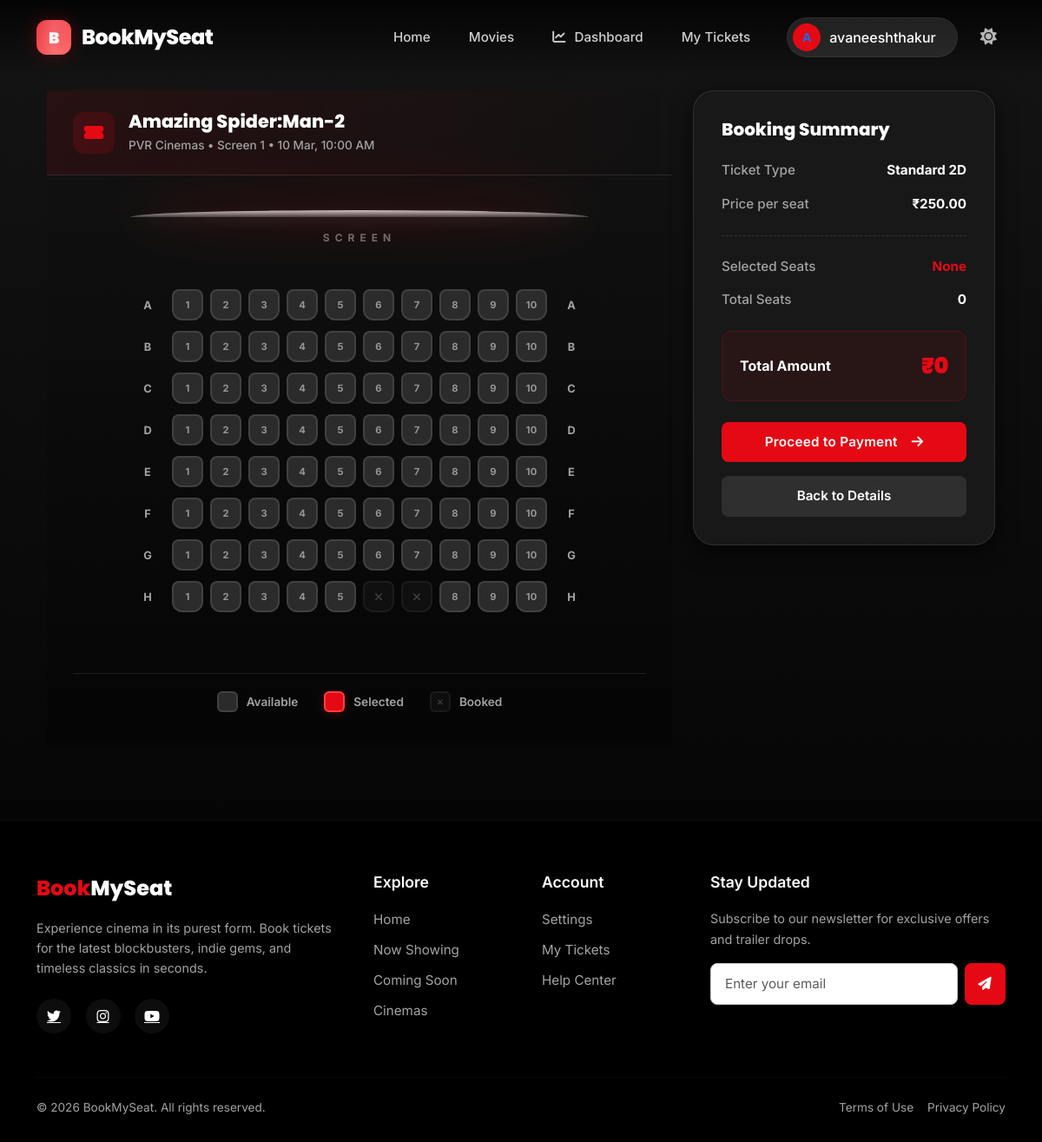
Screenshot of /movies/show/43/seats/ (signed in) with the database file from the repository.
### movies/models.py (models this page shows, shortened)
class Show(models.Model):
    movie = models.ForeignKey(Movie, on_delete=models.CASCADE, related_name="shows")
    screen = models.ForeignKey(Screen, on_delete=models.CASCADE, related_name="shows")
    show_date = models.DateField()
    show_time = models.TimeField()
    price = models.DecimalField(max_digits=8, decimal_places=2, default=200.00)
    class Meta:
        ordering = ["show_date", "show_time"]

class Movie(models.Model):
    GENRE_CHOICES = [
        ("action", "Action"),
        ("comedy", "Comedy"),
        ("drama", "Drama"),
        ("horror", "Horror"),
        ("romance", "Romance"),
        ("scifi", "Sci-Fi"),
        ("thriller", "Thriller"),
        ("animation", "Animation"),
    ]
    LANGUAGE_CHOICES = [
        ("english", "English"),
        ("hindi", "Hindi"),
        ("tamil", "Tamil"),
        ("telugu", "Telugu"),
        ("others", "Others"),
    ]
    title = models.CharField(max_length=255)
    description = models.TextField(blank=True)
    genre = models.CharField(max_length=20, choices=GENRE_CHOICES, default="action", db_index=True)
    language = models.CharField(max_length=20, choices=LANGUAGE_CHOICES, default="english", db_index=True)
    duration_minutes = models.PositiveIntegerField(default=120)
    release_date = models.DateField(null=True, blank=True)
    rating = models.DecimalField(max_digits=3, decimal_places=1, default=0.0)
    poster = models.ImageField(upload_to="posters/", blank=True, null=True)
    trailer_url = models.URLField(max_length=500, blank=True, null=True, help_text="YouTube trailer URL")
    class Meta:
        indexes = [
            models.Index(fields=["genre", "language"]),
        ]

class Screen(models.Model):
    theater = models.ForeignKey(Theater, on_delete=models.CASCADE, related_name="screens")
    name = models.CharField(max_length=50)
    total_rows = models.PositiveIntegerField(default=8)
    seats_per_row = models.PositiveIntegerField(default=10)

class Theater(models.Model):
    name = models.CharField(max_length=255)
    location = models.CharField(max_length=255)

### movies/views.py (the view)
# urls.py: path("show/<int:show_id>/seats/", views.select_seats, name="select_seats"),
@login_required
def select_seats(request, show_id):
    show = get_object_or_404(
        Show.objects.select_related("movie", "screen", "screen__theater"),
        pk=show_id,
    )
    screen = show.screen
    booked_seats = set()
    for sb in SeatBooking.objects.filter(
        booking__show=show, booking__status="confirmed"
    ):
        booked_seats.add((sb.row_letter, sb.seat_number))
    locked_seats = set()
    for lock in SeatLock.objects.filter(show=show, expires_at__gt=timezone.now()).exclude(user=request.user):
        locked_seats.add((lock.row_letter, lock.seat_number))
    rows = []
    for r in range(screen.total_rows):
        row_letter = chr(65 + r)
        seats = []
        for s in range(1, screen.seats_per_row + 1):
            key = (row_letter, s)
            seats.append({
                "number": s,
                "booked": key in booked_seats,
                "locked": key in locked_seats,  # shows as "held" in UI
            })
        rows.append({"letter": row_letter, "seats": seats})
    return render(request, "movies/select_seats.html", {
        "show": show,
        "rows": rows,
        "price": float(show.price),
    })

### templates/movies/select_seats.html (shortened to what this page needs)
{% extends "users/basic.html" %}
{% load static %}
{% block content %}
<div class="container py-4">
  <div class="row g-4 justify-content-center">
    <div class="col-xl-8 col-lg-7">
      <div class="seat-selection-card fade-in-up">
        <div class="card-header-cinema">
          <div class="d-flex align-items-center gap-3">
            <div class="header-icon"><i class="fas fa-ticket-alt"></i></div>
            <div>
              <h4 class="cinema-title">{{ show.movie.title }}</h4>
              <p class="cinema-meta">
                {{ show.screen.theater.name }} • {{ show.screen.name }} • {{ show.show_date|date:"d M" }}, {{ show.show_time|time:"h:i A" }}
              </p>
            </div>
          </div>
        </div>
        <div class="seat-map-body">
          <div class="screen-box">
            <div class="screen-glow"></div>
            <div class="screen-curve"></div>
            <div class="screen-label">SCREEN</div>
          </div>
          <div class="seat-map" id="seatMap">
            {% for row in rows %}
            <div class="seat-row">
              <div class="row-label">{{ row.letter }}</div>
              <div class="seats-group">
                {% for seat in row.seats %}
                <div
                  class="seat {% if seat.booked %}booked{% endif %}"
                  data-row="{{ row.letter }}"
                  data-number="{{ seat.number }}"
                  {% if not seat.booked %}onclick="toggleSeat(this)"{% endif %}
                  title="{{ row.letter }}{{ seat.number }}"
                >
                  <span class="seat-num">{{ seat.number }}</span>
                </div>
                {% endfor %}
              </div>
              <div class="row-label">{{ row.letter }}</div>
            </div>
            {% endfor %}
          </div>
          <div class="seat-legend">
            <div class="legend-item"><div class="legend-box avail"></div> <span class="d-none d-sm-inline">Available</span></div>
            <div class="legend-item"><div class="legend-box sel"></div> <span class="d-none d-sm-inline">Selected</span></div>
            <div class="legend-item"><div class="legend-box bkd"></div> <span class="d-none d-sm-inline">Booked</span></div>
          </div>
        </div>
      </div>
    </div>
    <div class="col-xl-4 col-lg-5">
      <div class="booking-summary-card fade-in-up" style="animation-delay: 0.1s;">
        <h5 class="summary-heading">Booking Summary</h5>
        <div class="summary-details">
          <div class="summary-item">
            <span class="s-label">Ticket Type</span>
            <span class="s-value">Standard 2D</span>
          </div>
          <div class="summary-item">
            <span class="s-label">Price per seat</span>
            <span class="s-value">₹{{ show.price }}</span>
          </div>
          <div class="summary-divider"></div>
          <div class="summary-item">
            <span class="s-label">Selected Seats</span>
            <span class="s-value seats-list" id="selectedSeatsList">None</span>
          </div>
          <div class="summary-item">
            <span class="s-label">Total Seats</span>
            <span class="s-value" id="seatCount">0</span>
          </div>
        </div>
        <div class="total-strip">
          <div class="total-label">Total Amount</div>
          <div class="total-amount">₹<span id="totalPrice">0</span></div>
        </div>
        <form method="POST" action="{% url 'movies:payment' %}" id="bookingForm" class="mt-4">
          <button type="submit" class="btn-bms w-100 btn-lg shadow-glow" id="confirmBtn" disabled>
            Proceed to Payment <i class="fas fa-arrow-right ms-2"></i>
          </button>
        </form>
        <a href="{% url 'movies:movie_detail' show.movie.id %}" class="btn-ghost w-100 justify-content-center mt-3 text-center">
          Back to Details
        </a>
      </div>
    </div>
  </div>
</div>
{% endblock %}

### templates/users/basic.html (shortened to what this page needs)
{% load static %}
<!DOCTYPE html>
<html lang="en" data-theme="dark" id="htmlRoot">
  <head>
    <link href="https://cdn.jsdelivr.net/npm/bootstrap@5.3.3/dist/css/bootstrap.min.css" rel="stylesheet" />
    <link rel="stylesheet" href="https://cdnjs.cloudflare.com/ajax/libs/font-awesome/6.5.0/css/all.min.css" />
    <link href="https://cdn.jsdelivr.net/npm/bootstrap-icons@1.11.3/font/bootstrap-icons.css" rel="stylesheet" />
    <link rel="stylesheet" href="{% static 'css/theme.css' %}">
  </head>
  <body>
    <nav class="navbar navbar-expand-lg navbar-dark" id="mainNav">
      <div class="container">
        <a class="navbar-brand" href="{% url 'home' %}">
          <div class="logo-box">B</div>
          BookMySeat
        </a>
        <div class="collapse navbar-collapse" id="navbarNav">
          <ul class="navbar-nav ms-auto align-items-center gap-2">
            <li class="nav-item">
              <a class="nav-link" href="{% url 'home' %}">Home</a>
            </li>
            <li class="nav-item">
              <a class="nav-link" href="{% url 'movies:movie_list' %}">Movies</a>
            </li>
            {% if user.is_authenticated %}
              {% if user.is_staff %}
              <li class="nav-item">
                <a class="nav-link text-warning" href="{% url 'admin_dashboard' %}"><i class="fas fa-chart-line"></i> Dashboard</a>
              </li>
              {% endif %}
              <li class="nav-item">
                <a class="nav-link" href="{% url 'movies:booking_history' %}">My Tickets</a>
              </li>
              <li class="nav-item ms-lg-3">
                <div class="dropdown">
                  <a class="user-pill text-decoration-none" href="#" role="button" data-bs-toggle="dropdown">
                    <div class="user-avatar">{{ user.username.0|upper }}</div>
                    <span class="text-white fw-medium pe-2">{{ user.username }}</span>
                  </a>
                </div>
              </li>
            {% endif %}
            <li class="nav-item ms-2">
              <button id="themeToggle" aria-label="Toggle theme">
                <i class="fas fa-sun" id="themeIcon"></i>
              </button>
            </li>
          </ul>
        </div>
      </div>
    </nav>
    <div class="main-content">
      <div class="container">
        {% block content %}{% endblock %}
      </div>
    </div>
    <footer class="footer">
      <div class="container">
        <div class="row g-5">
          <div class="col-lg-4 col-md-6">
            <div class="footer-brand"><span>Book</span>MySeat</div>
            <p>Experience cinema in its purest form. Book tickets for the latest blockbusters, indie gems, and timeless classics in seconds.</p>
            <div class="mt-4">
              <a href="#" class="social-circle"><i class="fab fa-twitter"></i></a>
              <a href="#" class="social-circle"><i class="fab fa-instagram"></i></a>
              <a href="#" class="social-circle"><i class="fab fa-youtube"></i></a>
            </div>
          </div>
          <div class="col-lg-2 col-md-6">
            <h5>Explore</h5>
            <ul>
              <li><a href="{% url 'home' %}">Home</a></li>
              <li><a href="{% url 'movies:movie_list' %}">Now Showing</a></li>
              <li><a href="#">Coming Soon</a></li>
              <li><a href="#">Cinemas</a></li>
            </ul>
          </div>
          <div class="col-lg-2 col-md-6">
            <h5>Account</h5>
            <ul>
              {% if user.is_authenticated %}
              <li><a href="{% url 'profile' %}">Settings</a></li>
              <li><a href="{% url 'movies:booking_history' %}">My Tickets</a></li>
              {% else %}
              <li><a href="{% url 'login' %}">Sign In</a></li>
              <li><a href="{% url 'register' %}">Create Account</a></li>
              {% endif %}
              <li><a href="#">Help Center</a></li>
            </ul>
          </div>
          <div class="col-lg-4 col-md-6">
            <h5>Stay Updated</h5>
            <p>Subscribe to our newsletter for exclusive offers and trailer drops.</p>
            <div class="d-flex gap-2 mt-3">
              <input type="email" id="newsletterEmail" class="form-control" placeholder="Enter your email" style="background: #ffffff; color: #000; border: 1px solid #ccc;">
              <button id="newsletterSubscribeBtn" class="btn-bms p-2 px-3"><i class="fas fa-paper-plane"></i></button>
            </div>
          </div>
        </div>
        <hr class="mt-5 mb-4" style="border-color: rgba(255,255,255,0.1);">
        <div class="d-flex flex-column flex-md-row justify-content-between align-items-center text-muted" style="font-size: 0.85rem;">
          <div>&copy; 2026 BookMySeat. All rights reserved.</div>
          <div class="mt-2 mt-md-0 d-flex gap-3">
            <a href="#" class="text-muted text-decoration-none hover-white">Terms of Use</a>
            <a href="#" class="text-muted text-decoration-none hover-white">Privacy Policy</a>
          </div>
        </div>
      </div>
    </footer>
  </body>
</html>

### static/css/theme.css (style rules this page uses)
:root { --bms-bg: #f0f2f5; --bms-card-bg: #ffffff; --bms-surface: #ffffff; --bms-border: rgba(0, 0, 0, 0.07); --bms-text: #1a1a2e; --bms-text-muted: #6c757d; --bms-text-inv: #ffffff; --bms-input-bg: #ffffff; --bms-input-border: #dee2e6; --bms-shadow-sm: 0 2px 8px rgba(0,0,0,0.06); --bms-shadow-md: 0 4px 20px rgba(0,0,0,0.08); --bms-shadow-lg: 0 8px 40px rgba(0,0,0,0.12); --bms-accent: #e94560; --bms-accent-hover: #c73652; --bms-accent-glow: rgba(233, 69, 96, 0.25); --bms-dark: #1a1a2e; --bms-darker: #0a0a14; --bms-gradient-1: linear-gradient(135deg, #0f0f1a 0%, #1a1a2e 50%, #16213e 100%); --bms-gradient-accent: linear-gradient(135deg, #e23744, #e94560, #ff6b6b); --bms-border-radius: 16px; --bms-shadow-glow: 0 4px 25px var(--bms-accent-glow); }
[data-theme="dark"] { --bms-bg: #0f0f1a; --bms-card-bg: #1a1a2e; --bms-surface: #16213e; --bms-border: rgba(255, 255, 255, 0.07); --bms-text: #e8eaf0; --bms-text-muted: #9aa3b0; --bms-input-bg: #16213e; --bms-input-border: rgba(255,255,255,0.12); --bms-shadow-sm: 0 2px 8px rgba(0,0,0,0.3); --bms-shadow-md: 0 4px 20px rgba(0,0,0,0.4); --bms-shadow-lg: 0 8px 40px rgba(0,0,0,0.5); }
body, .card, .navbar, .footer, .form-control, .filter-bar, .alert, .badge, input, select, textarea { transition: background-color 0.3s ease, color 0.3s ease, border-color 0.3s ease, box-shadow 0.3s ease; }
[data-theme="dark"] body { background-color: var(--bms-bg); color: var(--bms-text); }
[data-theme="dark"] .form-control, [data-theme="dark"] input, [data-theme="dark"] select, [data-theme="dark"] textarea { background-color: var(--bms-input-bg); border-color: var(--bms-input-border); color: var(--bms-text); }
[data-theme="dark"] .text-muted { color: var(--bms-text-muted) !important; }
[data-theme="dark"] .footer { background: var(--bms-darker) !important; }
#themeToggle { background: rgba(255,255,255,0.1); border: 1px solid rgba(255,255,255,0.15); border-radius: 50px; padding: 6px 14px; cursor: pointer; color: #fff; font-size: 0.85rem; display: flex; align-items: center; gap: 6px; transition: all 0.25s ease; white-space: nowrap; }

### rows the page displays
Show: movie "Amazing Spider:Man-2", screen.theater.name "PVR Cinemas", screen.name "Screen 1", show_date "10 Mar", show_time "10:00 AM", price "250.00"

### other values shown
{{ user.username.0|upper }} "A"
{{ user.username }} "avaneeshthakur"
{{ row.letter }} "A" "B" "C" "D" "E" "F" "G" "H"
{{ seat.number }} "1" "2" "3" "4" "5" "6" "7" "8" "9" "10" "1" "2" "3" "4" "5" "6" "7" "8" "9" "10" "1" "2" "3" "4" "5" "6" "7" "8" "9" "10" "1" "2" "3" "4" "5" "6" "7" "8" "9" "10" "1" "2" "3" "4" "5" "6" "7" "8" "9" "10" "1" "2" "3" "4" "5" "6" "7" "8" "9" "10" "1" "2" "3" "4" "5" "6" "7" "8" "9" "10" "1" "2" "3" "4" "5" "8" "9" "10"
